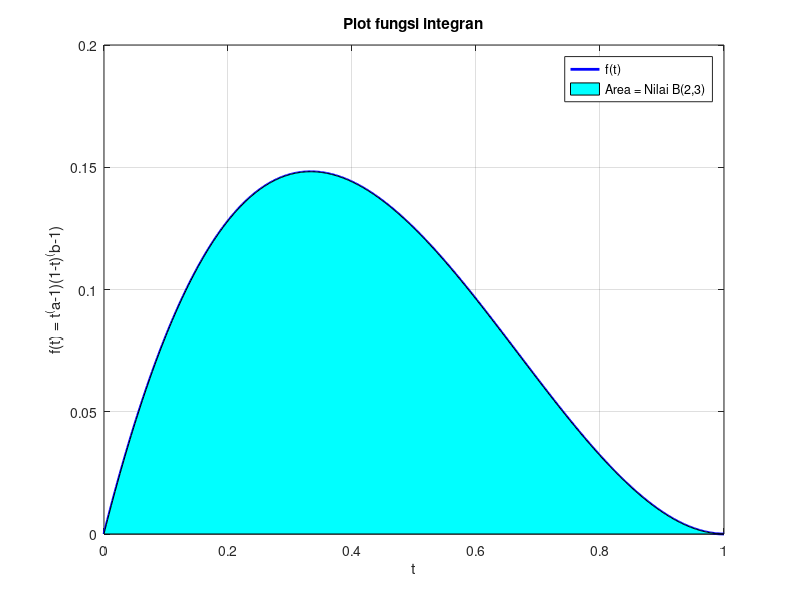

The MATLAB script that drew this image:
t = linspace(0, 1, 500)
a = 2;
b = 3;

# f_t = f(t)
f_t = t.^(a-1) .* (1-t).^(b-1);

# plot
figure;
plot(t, f_t, 'b-', 'LineWidth', 2);
hold on;
% beri warna dibawah line
fill(t, f_t, 'c', 'FaceAlpha', 1);

title('Plot fungsi integran')
xlabel('t')
ylabel('f(t) = t^(a-1)(1-t)^(b-1)');
grid on;
legend('f(t)', 'Area = Nilai B(2,3)');
hold off;

